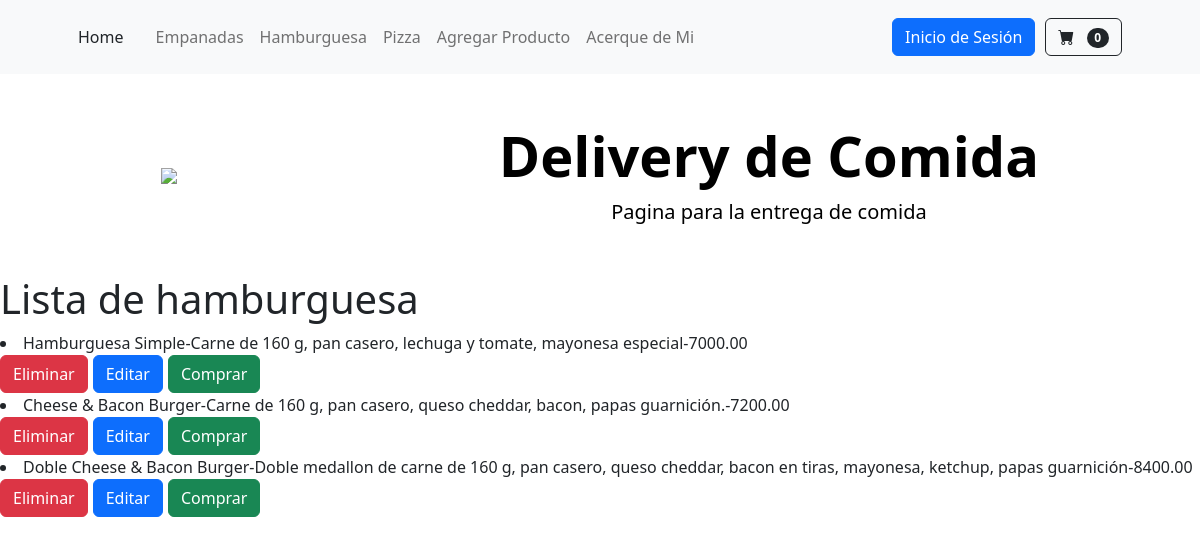
The app's page /app_coder/lista_hamburguesa/, older data.
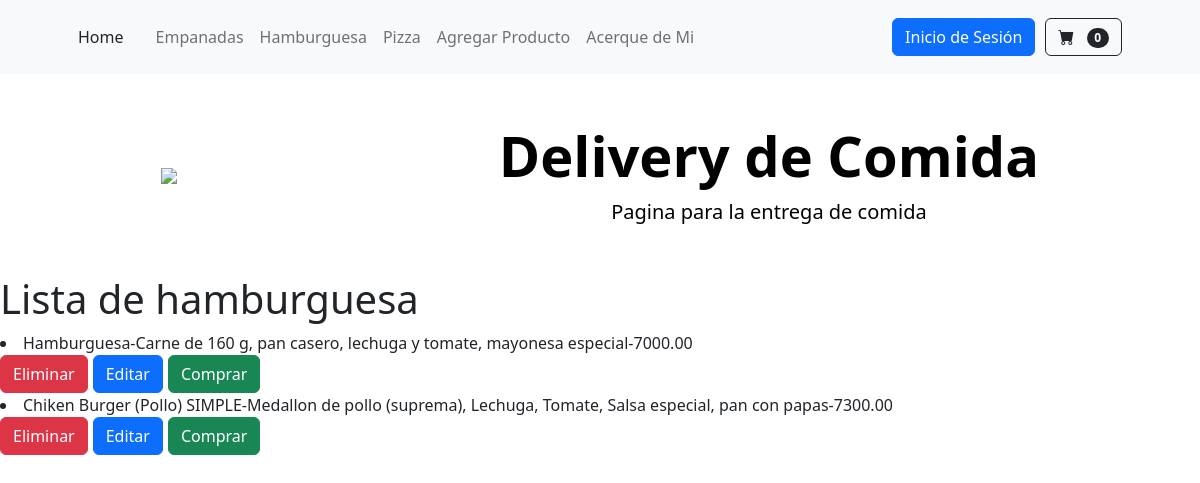
The same page, newer data.
### app_coder/models.py (models this page shows)
class Hamburguesa(models.Model):
    nombre = models.CharField(max_length=100)
    ingredientes = models.TextField()
    precio=models.DecimalField(max_digits=10, decimal_places=2)
    def __str__(self):
        return f'{self.nombre}-{self.ingredientes}-{self.precio}'

### app_coder/views.py (the view)
# urls.py: path('lista_hamburguesa/',lista_hamburguesas, name='ListaHamburguesa'),
def lista_hamburguesas(req):
    hamburguesas = Hamburguesa.objects.all()
    return render(req, "lista_hamburguesa.html", {"hamburguesas": hamburguesas})

### app_coder/templates/lista_hamburguesa.html
{% extends 'padre.html' %}
{% block contenidoQueCambia %}
    <h1>Lista de hamburguesa</h1>
    {% for hamburguesa in hamburguesas %}
    <li>
        {{hamburguesa}}
    </li>
    <div style="display: flex;column-gap: 5px;">
        <form action="{% url 'EliminarHamburguesa' hamburguesa.id %}" method="post">{% csrf_token %}
            <button class="btn btn-danger" type="submit"">Eliminar</button>
        </form>
        <buttton>
            <a  type="submit" class="btn btn-primary" href="{% url 'ModificaHamburguesa' hamburguesa.id %}">Editar</a>
        </buttton>
        <buttton>
            <a  type="submit" class="btn btn-success" href="{}"">Comprar</a>
        </buttton>
    </div>
    {% endfor %}
{% endblock contenidoQueCambia %}

### app_coder/templates/padre.html (shortened to what this page needs)
<!DOCTYPE html>
<html lang="en">
    <head>
        {% load static %}
        <link href="https://cdn.jsdelivr.net/npm/bootstrap-icons@1.5.0/font/bootstrap-icons.css" rel="stylesheet" />
        <link href="{% static 'css/styles.css' %}" rel="stylesheet" />
    </head>
    <body>
        {% include 'navbar.html' %}
        <header class="bg-white py-5">
            <div class="banner_img">
                <div>
                    <img class= "img-delivery" src="https://puu.sh/KgsCd/f5061b2fe5.jpg">
                </div>
                <div class="text-center text-black">
                    <h1 class="display-4 fw-bolder">Delivery de Comida</h1>
                    <p class="lead fw-normal text-black-90 mb-0">Pagina para la entrega de comida</p>
                </div>
            </div>
        </header>
        {% block contenidoQueCambia %}
        {% endblock contenidoQueCambia %}
    </body>
</html>

### app_coder/templates/navbar.html (shortened to what this page needs)
<nav class="navbar navbar-expand-lg navbar-light bg-light">
    <div class="container px-4 px-lg-5">
        <div class="collapse navbar-collapse" id="navbarSupportedContent">
            <div class="home-button">
                <a class="nav-link active" aria-current="page" href="{% url 'Inicio' %}">Home</a></>
            </div>
            <ul class="navbar-nav me-auto mb-2 mb-lg-0 ms-lg-4">
                <li class="nav-item"><a class="nav-link" href="{% url 'ListaEmpanada' %}">Empanadas</a></li>
                <li class="nav-item"><a class="nav-link" href="{% url 'ListaHamburguesa' %}">Hamburguesa</a></li>
                <li class="nav-item"><a class="nav-link" href="{% url 'ListaPizza' %}">Pizza</a></li>
                <li class="nav-item"><a class="nav-link" href="{% url 'ListaPizza' %}">Agregar Producto</a></li>
                <li class="nav-item"><a class="nav-link" href="{% url 'AcercadeMi' %}">Acerque de Mi</a></li>
            </ul>
            {% if user.is_authenticated %}
                    <p>Bienvenido {{user.username}}</p>
                    <form method="post" action="{% url 'Logout' %}">
                        {% csrf_token %}
                        <button style= "margin: 10px;" class="btn btn-primary" type="submit">Cerrar Sesión</button>
                </form>
            {% else %}
                <a style= "margin: 10px;" class="btn btn-primary" href="{% url 'Login' %}" role="button">Inicio de Sesión</a>
                {% endif %}
                <button class="btn btn-outline-dark" type="submit">
                    <i class="bi-cart-fill me-1"></i>
                    <span class="badge bg-dark text-white ms-1 rounded-pill">0</span>
                </button>
        </div>
    </div>
</nav>

Row changes from the older to the newer data that the page shows:
removed Hamburguesa: nombre+ingredientes+precio "Cheese & Bacon Burger-Carne de 160 g, pan casero, queso cheddar, bacon, papas guarnición.-7200.00"
removed Hamburguesa: nombre+ingredientes+precio "Doble Cheese & Bacon Burger-Doble medallon de carne de 160 g, pan casero, queso cheddar, bacon en tiras, mayonesa, ketchup, papas guarnición-8400.00"
changed Hamburguesa: nombre+ingredientes+precio "Hamburguesa Simple-Carne de 160 g, pan casero, lechuga y tomate, mayonesa especial-7000.00" → "Hamburguesa-Carne de 160 g, pan casero, lechuga y tomate, mayonesa especial-7000.00"
added Hamburguesa: nombre+ingredientes+precio "Chiken Burger (Pollo) SIMPLE-Medallon de pollo (suprema), Lechuga, Tomate, Salsa especial, pan con papas-7300.00"
